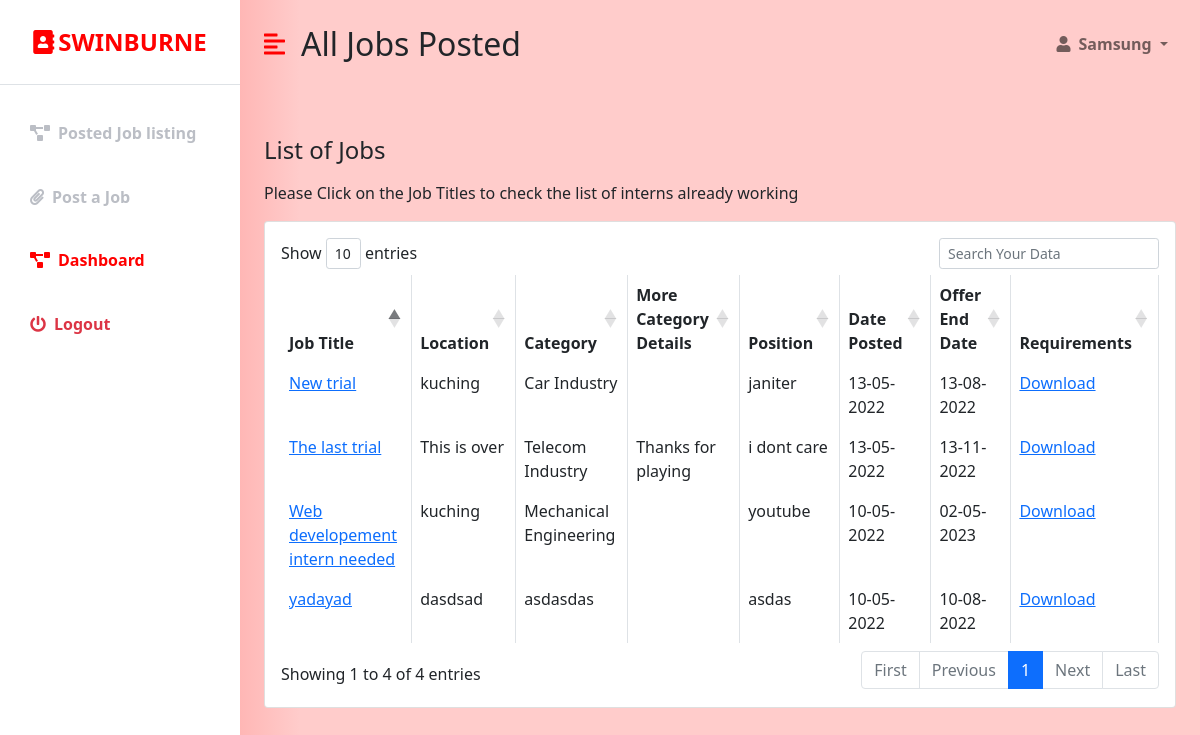
The page /Industry_dashboard.php (signed in) on the database as committed earlier.
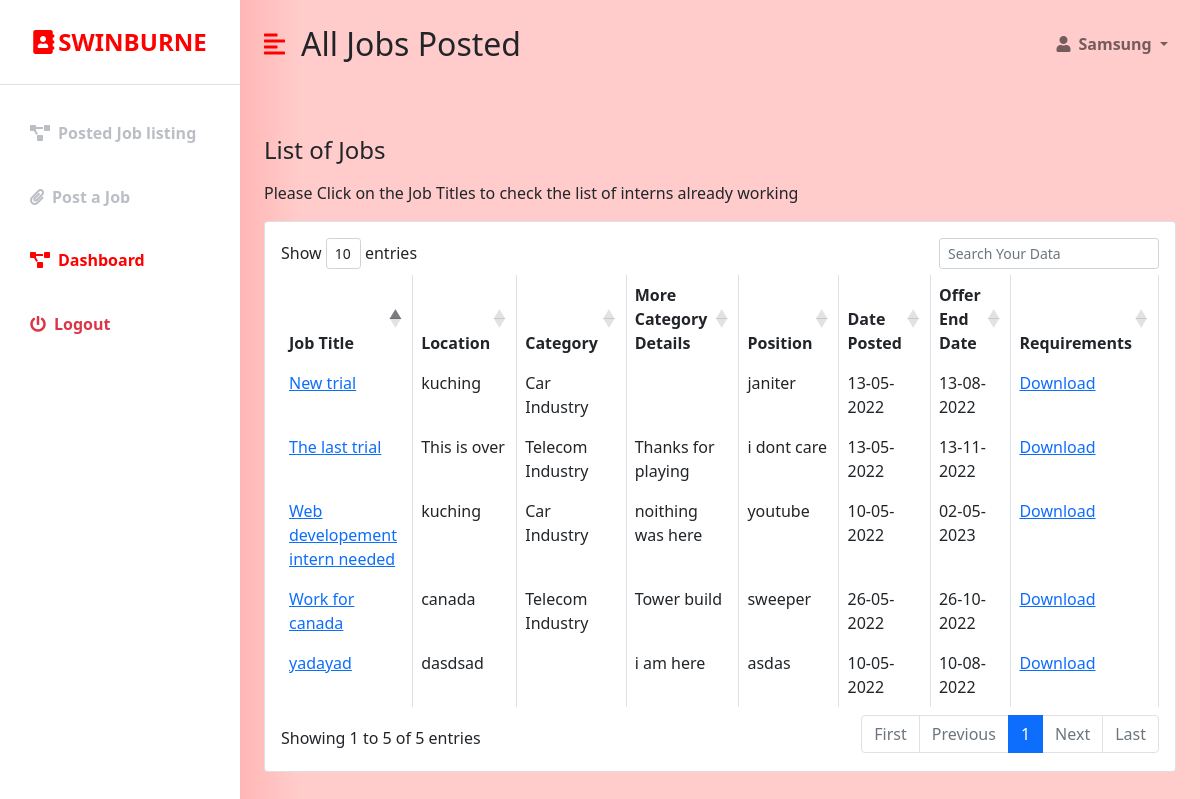
The same page on the database as committed later.
### tables this page shows
CREATE TABLE `jobs` (
  `Job_ID` int(11) NOT NULL,
  `Job_Title` varchar(255) NOT NULL,
  `Location` varchar(255) NOT NULL,
  `Qualification` varchar(255) NOT NULL,
  `Category` varchar(255) NOT NULL,
  `Position` varchar(255) NOT NULL,
  `Vacancy` varchar(255) NOT NULL,
  `REGIS_NO` int(20) NOT NULL,
  `Date_Posted` date DEFAULT NULL,
  `Date_End` date DEFAULT NULL,
  `Extra_Details` varchar(255) DEFAULT NULL
);

### Industry_dashboard.php (the view, shortened to what the changed rows need)
<?php
if (isset($_SESSION['company_id']) && isset($_SESSION['user_email'])) {
    $id = $_SESSION['company_id'];
?>
<!DOCTYPE html>
<html lang="en">
<head>
    <link href="https://cdn.jsdelivr.net/npm/bootstrap@5.0.0-beta3/dist/css/bootstrap.min.css" rel="stylesheet" />
    <link rel="stylesheet" href="https://cdnjs.cloudflare.com/ajax/libs/font-awesome/5.15.3/css/all.min.css" />
    <link rel="stylesheet" href="styles.css" />
    <link rel="stylesheet" href="https://cdn.datatables.net/1.10.18/css/dataTables.bootstrap4.min.css">
</head>
<body>
       <?php
                                 $conn = new mysqli('localhost', 'root', '', 'ims');
                                 $sql = "SELECT * FROM `jobs` WHERE REGIS_NO = $id";
                                $result = $conn->query($sql);
                        ?>
    <div class="d-flex" id="wrapper">
        <div class="bg-white" id="sidebar-wrapper">
            <div class="sidebar-heading text-center py-4 primary-text fs-4 fw-bold text-uppercase border-bottom"><i
                    class="fas fa-address-book me-1"></i>Swinburne</div>
            <div class="list-group list-group-flush my-3">
                  <a href="in_joblist.php" class="list-group-item list-group-item-action bg-transparent second-text fw-bold"><i
                        class="fas fa-project-diagram me-2"></i>Posted Job listing</a>
                <a href="Jobs.php" class="list-group-item list-group-item-action bg-transparent second-text fw-bold"><i
                        class="fas fa-paperclip me-2"></i>Post a Job</a>
        <a href="industry_dashboard.php" class="list-group-item list-group-item-action bg-transparent second-text active"><i
                        class="fas fa-project-diagram me-2"></i>Dashboard</a>
                <a href="student_logout.php" class="list-group-item list-group-item-action bg-transparent text-danger fw-bold"><i
                        class="fas fa-power-off me-2"></i>Logout</a>
            </div>
        </div>
        <div id="page-content-wrapper">
            <nav class="navbar navbar-expand-lg navbar-light bg-transparent py-4 px-4">
                <div class="d-flex align-items-center">
                    <i class="fas fa-align-left primary-text fs-4 me-3" id="menu-toggle"></i>
                    <h2 class="fs-2 m-0">All Jobs Posted</h2>
                </div>
                <div class="collapse navbar-collapse" id="navbarSupportedContent">
                    <ul class="navbar-nav ms-auto mb-2 mb-lg-0">
                        <li class="nav-item dropdown">
                            <a class="nav-link dropdown-toggle second-text fw-bold" href="#" id="navbarDropdown"
                                role="button" data-bs-toggle="dropdown" aria-expanded="false">
                                <i class="fas fa-user me-2"></i><?=$_SESSION['user_full_name']?>
                            </a>
                        </li>
                    </ul>
                </div>
            </nav>
            <div class="container-fluid px-4">
                <div class="row my-5">
                    <h3 class="fs-4 mb-3">List of Jobs</h3>
                    <div class="col">
        <p>Please Click on the Job Titles to check the list of interns already working</p>
                    <div class="card">
                        <div class="card-body">
                        <form method="POST">
                            <table id="datatableid" class="table table-bordered">
                             <thead>
                                <tr>
                                 <th scope="col">Job Title</th>
                                 <th scope="col">Location</th>
                                 <th scope="col">Category</th>
                                 <th scope="col">More Category Details</th>
                                 <th scope="col">Position</th>
                                 <th scope="col">Date Posted</th>
                                 <th scope="col">Offer End Date</th>
                                 <th scope="col">Requirements</th>
                              </tr>
                            </thead>
                            <tbody>
                              <?php while( $row = $result->fetch_object() ): ?>
                              <tr>
                                <?php $Jid = $row->Job_ID;
                                $sdate = date("d-m-Y", strtotime($row -> Date_Posted));
                                $edate = date("d-m-Y", strtotime($row -> Date_End));
                                ?>
                                 <td> <?php echo "<a href ='industry_confirmed.php?data=$Jid'>$row->Job_Title</a>"?></td>
                                 <td><?php echo $row->Location?></td>
                                 <td><?php echo $row->Category?></td>
                                 <td><?php echo $row->Extra_Details?></td>
                                 <td><?php echo $row->Position?></td>
                                 <td><?php echo $sdate?></td>
                                 <td><?php echo $edate?></td>
                                 <td><?php echo "<a href='jobs/profile".$row -> REGIS_NO.".pdf' download>Download</a>"?></td>
                              </tr>
                              <?php endwhile; ?>
                          </tbody>
                        </table>
                        </form>
                    </div>
                </div>
            </div>
        </div>
    </div>
    </div>
</body>
</html>
<?php
}else {
   header("Location:  industry_login.php");
}
 ?>

Rows that differ between the two databases and show on the page:
changed jobs "Web developement intern needed": Category "Mechanical Engineering" → "Car Industry"; Extra_Details (not shown) → "noithing was here"
changed jobs "yadayad": Extra_Details (not shown) → "i am here"; Category "asdasdas" → (not shown)
added jobs: Job_Title "Work for canada", Location "canada", Category "Telecom Industry", Extra_Details "Tower build", Position "sweeper", Date_Posted "26-05-2022", Date_End "26-10-2022"
Other text that changed with them:
text written by a page script: "Show entries Showing 1 to 4 of 4 entries First Previous 1 Next Last" → "Show entries Showing 1 to 5 of 5 entries First Previous 1 Next Last"
